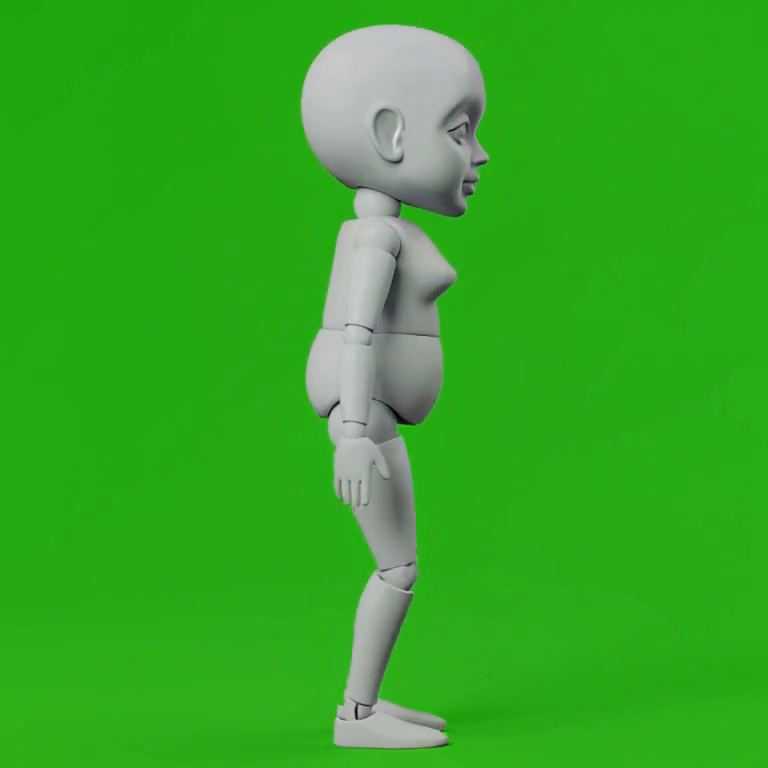
#> input picture frames/20261012-195014-0296cc/src/f_0072.png, 768 x 768 px, given in place of f_0072.png_sheet.png, which was not available
$ python despill.py ../../../../../frames/20261012-195014-0296cc/src/f_0072.png
#> lines starting #> are read from the running program, lines starting #| are printed output that depends on the picture; pictures that were not available may be replaced by others from this repository, and a replacement may not be noted
# despill.py NAME : the outline in this style is warm brown (B < G < R); H3's blue ground bleeds into the outermost
# 1-2 px as a teal/blue rim. On those pixels clamp B to 0.9*G and G to R. Rewrites prev/NAME_sheet.png and stage/NAME.webp.
import sys, numpy as np
from PIL import Image
from scipy import ndimage as ndi
nm=sys.argv[1]
x=np.asarray(Image.open(f'prev/{nm}_sheet.png').convert('RGBA')).astype(float)
al=x[...,3]; edge=(al>0)&(ndi.distance_transform_edt(al>=128)<=2.5)
#> after `al = x[..., 3]`: al: shape (768, 768) float64; every value is 255
#> after `edge = (al > 0) & (ndi.distance_transform_edt(al >= 128) <= 2.5)`:
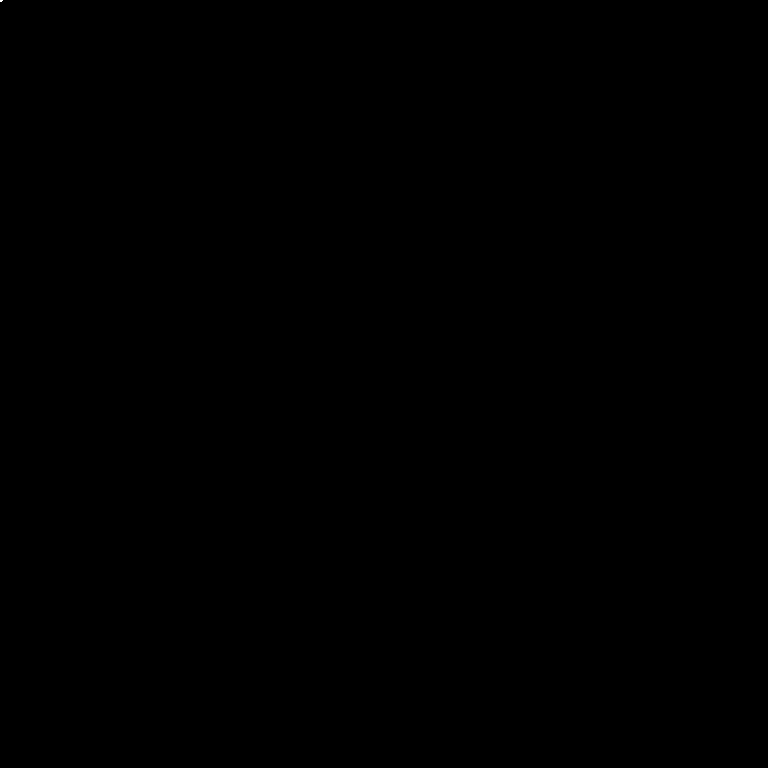
#> edge: shape (768, 768) bool; 0% white; 1 white region (1 under 20 px)
r,g,b=x[...,0],x[...,1],x[...,2]
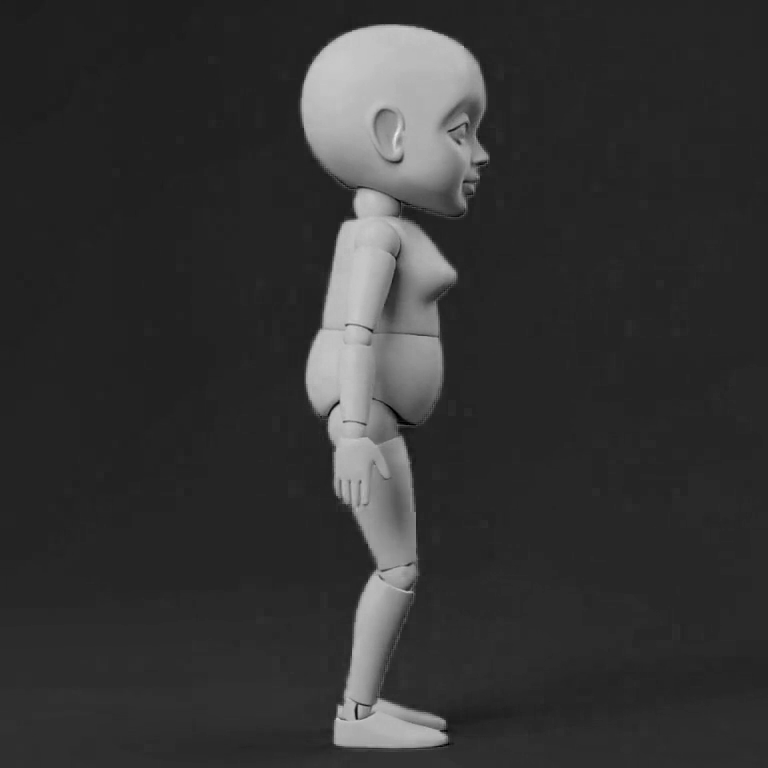
#> r: shape (768, 768) float64; min 0, max 235, mean 51.8
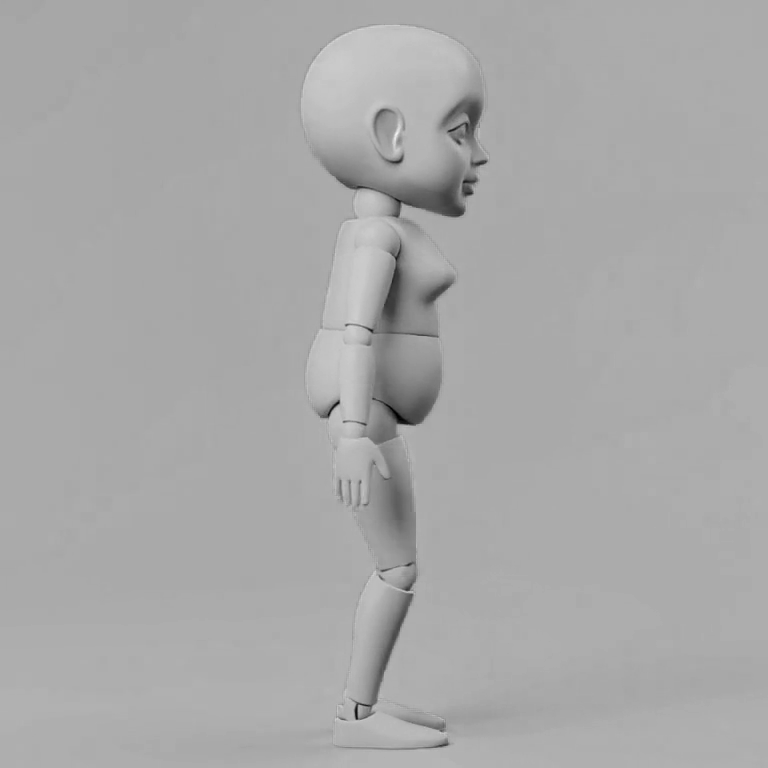
#> g: shape (768, 768) float64; min 0, max 240, mean 168.8
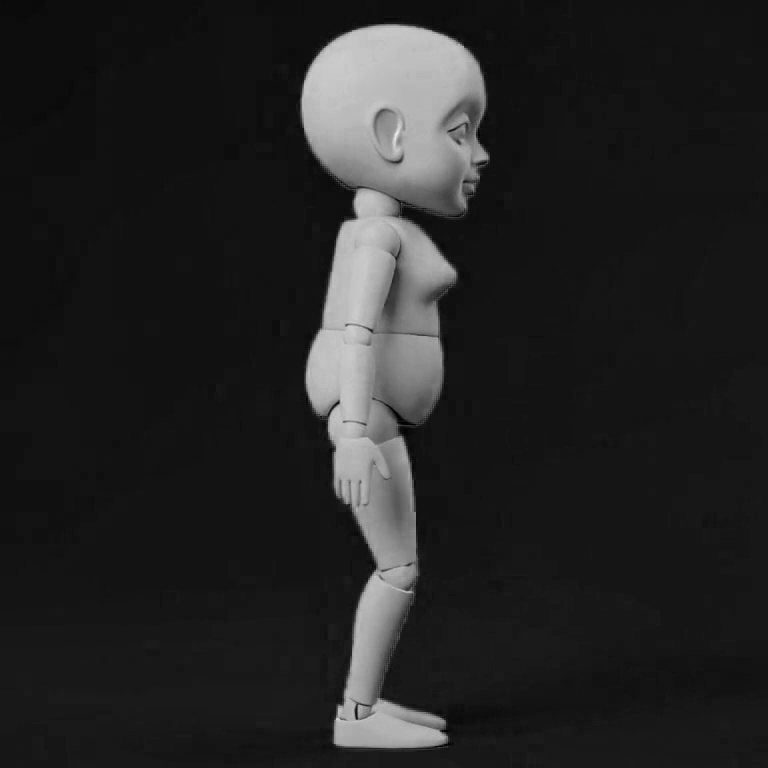
#> b: shape (768, 768) float64; min 0, max 239, mean 36.1
nb=np.where(edge,np.minimum(b,0.9*g),b); ng=np.where(edge,np.minimum(g,r),g)
before=((b>r+10)&(b>g)&edge).sum()
#> before = 0
x[...,1]=ng; x[...,2]=nb
im=Image.fromarray(np.round(x).clip(0,255).astype(np.uint8),'RGBA')
im.save(f'prev/{nm}_sheet.png',optimize=True); im.save(f'stage/{nm}.webp','WEBP',quality=88,alpha_quality=100,method=6)
print(nm,'bluish edge px fixed',int(before))
#| ../../../../../frames/20261012-195014-0296cc/src/f_0072.png bluish edge px fixed 0
